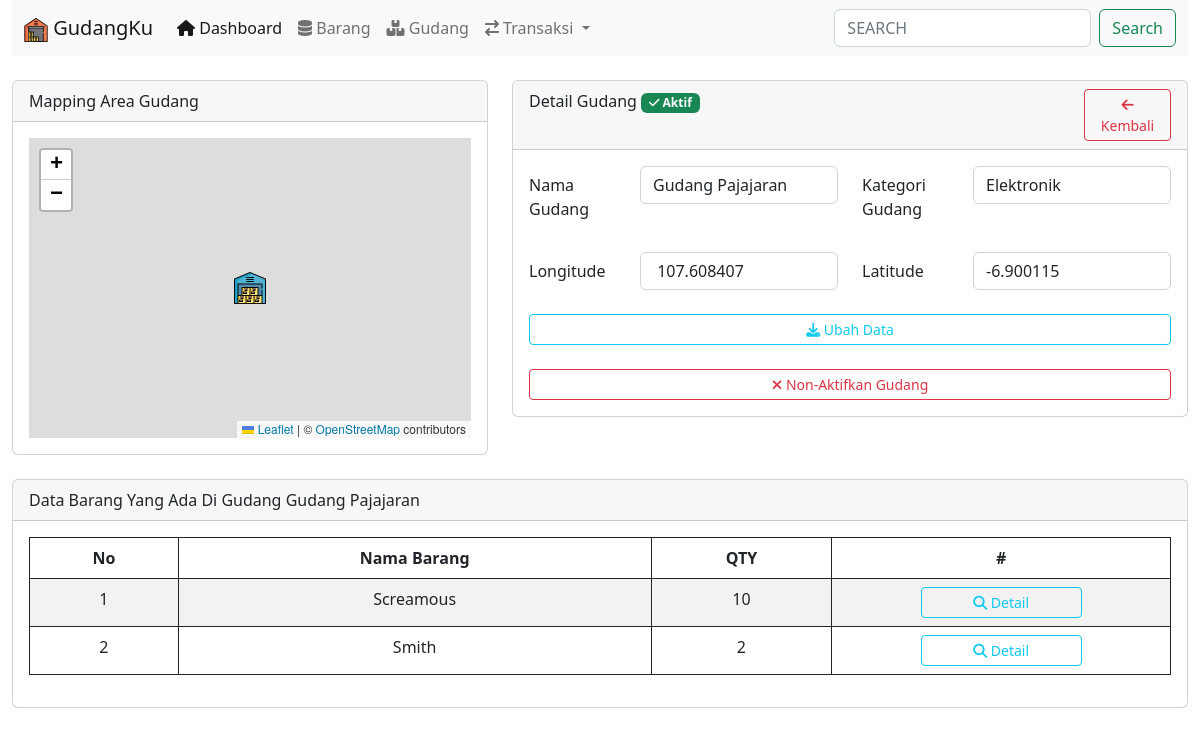
The page /pages/detail_gudang.php?id=1 on the database its author committed.
### tables this page shows
CREATE TABLE IF NOT EXISTS `gudang` (
`id` int(11) NOT NULL,
  `nama` varchar(100) NOT NULL,
  `kategori` varchar(50) NOT NULL,
  `longitude` text NOT NULL,
  `latitude` text NOT NULL,
  `status` enum('P','Y','N') NOT NULL
);

CREATE TABLE IF NOT EXISTS `barang` (
`id` int(11) NOT NULL,
  `nama` varchar(100) NOT NULL,
  `kategori` varchar(100) NOT NULL,
  `qty` int(11) NOT NULL,
  `id_gudang` int(11) NOT NULL,
  `harga` bigint(20) NOT NULL,
  `status` enum('P','Y','N') NOT NULL
);

### config.php (called while the page is built, shortened)
<?php
class config{
	function detail_gudang($id){
		$data = mysql_query("select * from gudang where id = '$id'");
		while($d = mysql_fetch_array($data)){
			$hasil[] = $d;
		}
		return $hasil;
	}
	function detail_barang_gudang($id){
		$data = mysql_query("select * from barang where id_gudang = '$id'");
		while($d = mysql_fetch_array($data)){
			$hasil[] = $d;
		}
		return $hasil;
	}
}
?>

### pages/detail_gudang.php (the view, shortened to what this page needs)
<?php include '../struktur/head.php' ?>
<?php
	$id = $_GET['id'];
	include '../config.php';
	$db = new config;
	foreach ($db->detail_gudang($id) as $data) {
?>
<div class="container-fluid">
	<div class="form-group row">
        <div class="col-md-5">
			<div class="card">
				<div class="card-header">
					Mapping Area Gudang
				</div>
				<div class="card-body">
					<div class="col-md-12">
         				<div id="detailgudang_maps" style="width:100%;height:300px;"></div>
					</div>
				</div>
			</div>
		</div>
		<div class="col-md-7">
			<div class="card">
				<div class="card-header">
					<div class="form-group row">
						<div class="col-md-10">
							Detail Gudang
							<?php if($data['status'] == "N"){ ?>
								<span class="badge text-bg-danger"><i class="fas fa-times"></i> Non-Aktif</span>
							<?php }else{ ?>
								<span class="badge text-bg-success"><i class="fas fa-check"></i> Aktif</span>
							<?php } ?>
						</div>
						<div class="col-md-2">
							<a href="gudang.php" class="btn btn-outline-danger btn-sm col-md-12"><i class="fas fa-arrow-left"></i> Kembali</a>
						</div>
					</div>
				</div>
				<div class="card-body">
					<form action="../proses.php?aksi=update_gudang" method="post">
						<div class="form-group row">
							<div class="col-md-6">
								<div class="form-group row">
									<label class="col-form-label col-md-4">Nama Gudang</label>
									<div class="col-md-8">
										<input type="text" name="nama" class="form-control" value="<?php echo $data['nama'] ?>" required>
									</div>
								</div>
							</div>
							<div class="col-md-6">
								<div class="form-group row">
									<label class="col-form-label col-md-4">Kategori Gudang</label>
									<div class="col-md-8">
										<select class="form-control" id="kategori" name="kategori" required>
                                            <?php
                                            if ($data['kategori'] == "elektronik") {
                                                $el = "selected"; $ba = ""; $ma = ""; $mi = ""; $pa = "";
                                            } elseif ($data['kategori'] == "baju") {
                                                $el = ""; $ba = "selected"; $ma = ""; $mi = ""; $pa = "";
                                            } elseif ($data['kategori'] == "makanan") {
                                                $el = ""; $ba = ""; $ma = "selected"; $mi = ""; $pa = "";
                                            } elseif ($data['kategori'] == "minuman") {
                                                $el = ""; $ba = ""; $ma = ""; $mi = "selected"; $pa = "";
                                            } else {
                                                $el = ""; $ba = ""; $ma = ""; $mi = ""; $pa = "selected";
                                            }
                                            ?>
											<option value="elektronik" <?= $el ?>>Elektronik</option>
										</select>
									</div>
								</div>
							</div>
                            <div class="col-md-6">
                            	<br>
								<div class="form-group row">
									<label class="col-form-label col-md-4">Longitude</label>
									<div class="col-md-8">
										<input type="text" id="longitude" name="longitude" class="form-control" required value="<?php echo $data['longitude'] ?>" readonly>
									</div>
								</div>
							</div>
							<div class="col-md-6">
								<br>
								<div class="form-group row">
									<label class="col-form-label col-md-4">Latitude</label>
									<div class="col-md-8">
                                        <input type="text" id="latitude" name="latitude" class="form-control" required value="<?php echo $data['latitude'] ?>" readonly>
									</div>
								</div>
							</div>
							<div class="col-md-12">
								<br>
								<button type="submit" class="btn btn-outline-info btn-sm col-md-12"><i class="fas fa-download"></i> Ubah Data</button>
							</div>
						</div>
					</form>
					<form action="../proses.php?aksi=update_status_gudang" method="post">
						<div class="form-group row">
						<?php if ($data['status'] != "N") {?>
							<div class="col-md-12">
								<br>
								<button type="submit" class="btn btn-outline-danger btn-sm col-md-12"><i class="fas fa-times"></i> Non-Aktifkan Gudang</button>
							</div>
						<?php } ?>
						</div>
					</form>
				</div>
			</div>
		</div>
		<div class="col-md-12">
			<br>
			<div class="card">
				<div class="card-header">
					Data Barang Yang Ada Di Gudang <?php echo $data['nama'] ?>
				</div>
				<div class="card-body">
					<div class="col-md-12">
						<table class="table table-striped table-bordered border-dark">
						  <thead>
						    <tr>
						      <th class="text-center">No</th>
						      <th class="text-center">Nama Barang</th>
						      <th class="text-center">QTY</th>
						      <th class="text-center">#</th>
						    </tr>
						  </thead>
						  <tbody>
						  	<?php
								$no = 1;
								foreach ($db->detail_barang_gudang($data['id']) as $result) {
						  	?>
						    <tr>
						      <td class="text-center"><?php echo $no++; ?></td>
						      <td class="text-center"><?php echo $result['nama']; ?></td>
						      <td class="text-center"><?php echo $result['qty']; ?></td>
						      <td class="text-center"><a href="detail_barang.php?id=<?=$result['id']?>" class="btn btn-outline-info btn-sm col-md-6"><i class="fas fa-search"></i> Detail</a></td>
						    </tr>
							<?php } ?>
						  </tbody>
						</table>
					</div>
				</div>
			</div>
		</div>
	</div>
</div>
<?php include '../struktur/foot.php' ?>
<?php } ?>

### rows shown on the page
gudang: status "Y" (drawn), nama "Gudang Pajajaran", longitude "107.608407", latitude "-6.900115"
barang: nama "Screamous", qty "10"
barang: nama "Smith", qty "2"
